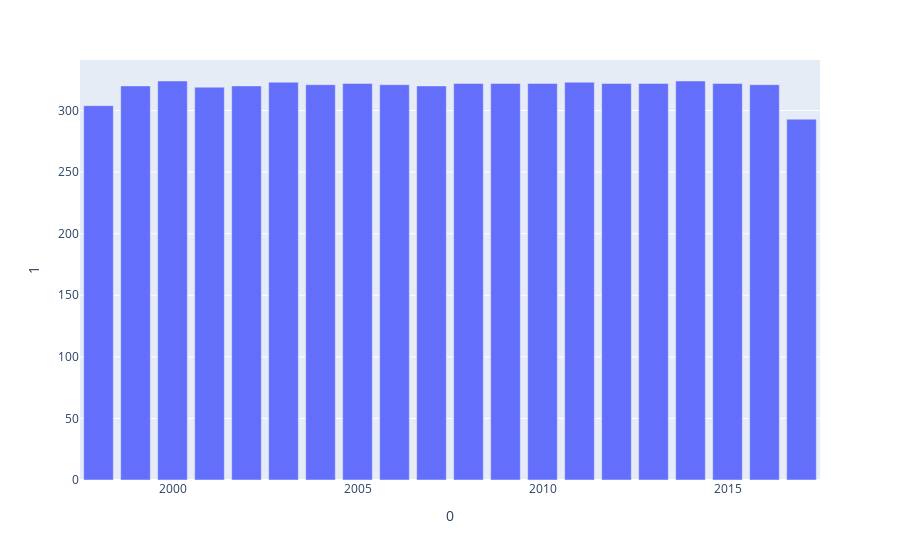

Notebook source saved alongside this figure:
### Markdown cell above
In which year was the maximum number of forest fires reported?

### Code cell
display(px.bar(clean.groupby('year').count().sort(by='count'), x=0, y=1))

clean.groupby('year').count().sort(by='count', descending=True)

### Figure 1 — Plotly figure (JSON) as saved in the notebook; plotly's stock layout.template omitted (floating-point values rounded to 4 significant figures)
{"data": [{"alignmentgroup": "True", "hovertemplate": "0=%{x}<br>1=%{y}<extra></extra>", "legendgroup": "", "marker": {"color": "#636efa", "pattern": {"shape": ""}}, "name": "", "offsetgroup": "", "orientation": "v", "showlegend": false, "textposition": "auto", "type": "bar", "x": [2017, 1998, 2001, 2002, 1999, 2007, 2006, 2016, 2004, 2009, 2012, 2005, 2015, 2008, 2010, 2013, 2011, 2003, 2014, 2000], "xaxis": "x", "y": [293, 304, 319, 320, 320, 320, 321, 321, 321, 322, 322, 322, 322, 322, 322, 322, 323, 323, 324, 324], "yaxis": "y"}], "layout": {"barmode": "relative", "legend": {"tracegroupgap": 0}, "margin": {"t": 60}, "xaxis": {"anchor": "y", "domain": [0, 1], "title": {"text": "0"}}, "yaxis": {"anchor": "x", "domain": [0, 1], "title": {"text": "1"}}}}
